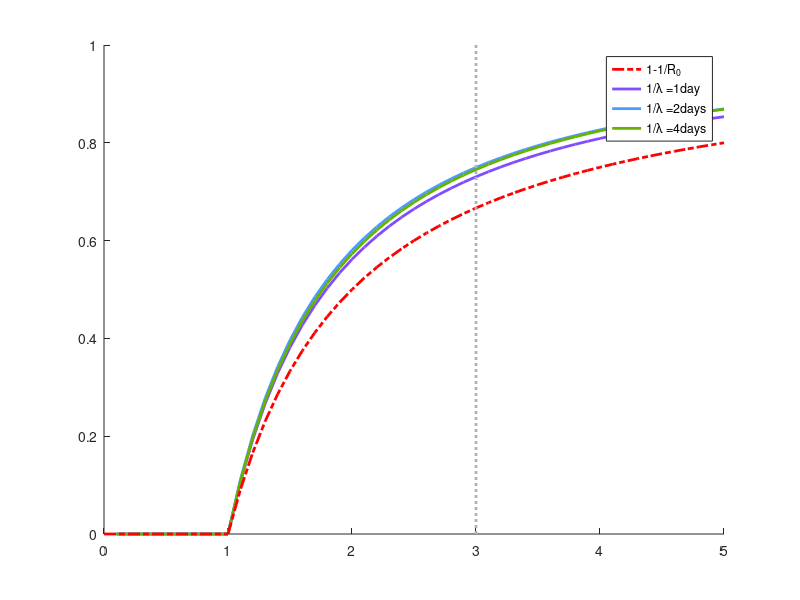

The MATLAB script that drew this image: (Note: this script raises an error after producing the figure.)
%% Interventions targeting nonsymptomatic cases can be important to prevent local outbreaks: COVID-19 as a case-study
% Code for generating Fig 2A
% Francesca Lovell-Read (francesca.lovell-read@merton.ox.ac.uk)
% Version of: Monday 14th December 2020
clear

%% SET EPIDEMIOLOGICAL PARAMETERS

% BASELINE PARAMETERS
R0_bl = 3;          % R0 (basic reproduction number)
xi = 0.2;           % Proportion of infections which are asymptomatic
gamma = 0.0924;     % Isolation rate of symptomatic hosts without intensified surveillance
epsilon = 0.1;      % Relative isolation rate of nonsymptomatic hosts
lambda = 1/2;       % Rate at which presymptomatic hosts develop symptoms
mu = 1/8;           % Recovery rate of symptomatic hosts
nu = 0.1;           % Recovery rate of asymptomatic hosts
Kp = 0.4894;        % Proportion of transmissions coming from presymptomatic hosts
Ka = 0.1064;        % Proportion of transmissions coming from asymptomatic hosts

% Calculate alpha and eta (chosen to give specified proportions of presymptomatic and asymptomatic transmissions)
alpha = (lambda/(gamma+mu))*(Kp/(1-Ka-Kp));
eta = ((1-xi)/xi)*((nu+epsilon*gamma)/(lambda+epsilon*gamma))*(Ka/Kp)*alpha;

% Set vector of R0 values to consider
R0_vec = 0.1:0.1:5; 
% Set vector of lambda values to consider
lambda_vec = [1 1/2 1/4];
% Compute corresponding nu values that maintain a constant ratio of
% presymptomatic:asymptomatic transmissions
C = Ka/Kp;
nu_vec = (1/C)*(xi/(1-xi))*(eta/alpha)*(lambda_vec+epsilon*gamma)-epsilon*gamma;

%%



%% COMPUTE OUTBREAK PROBABILITIES

% Create empty matrices for storing values
M_asymp = zeros(length(lambda_vec),length(R0_vec));
M_presymp = zeros(length(lambda_vec),length(R0_vec));
M_symp = zeros(length(lambda_vec),length(R0_vec));

for j = 1:length(lambda_vec) % Loop over lambda/nu values
    lambda = lambda_vec(j);
    nu = nu_vec(j);
    
    % The corresponding new values of Kp, Ka can be calculated with the two
    % lines below, if desired
    Kp = ((1-xi)*(alpha/(lambda+epsilon*gamma)))/(xi*eta/(nu+epsilon*gamma)+(1-xi)*(alpha/(lambda+epsilon*gamma)+(lambda/(lambda+epsilon*gamma))*(1/(gamma+mu))));
    Ka = (xi*eta/(nu+epsilon*gamma))/(xi*eta/(nu+epsilon*gamma)+(1-xi)*(alpha/(lambda+epsilon*gamma)+(lambda/(lambda+epsilon*gamma))*(1/(gamma+mu))));

    for i = 1:length(R0_vec) % Loop over R0 values
        R0 = R0_vec(i);

        % Calculate beta (chosen to give specified R0)
        g2 = gamma;         % Baseline isolation rate for symptomatic hosts
        g1 = epsilon*gamma; % Baseline isolation rate for presymptomatic hosts (scaled by epsilon)
        g2_inv = 1/g2;
        g1_sum = g1 + lambda;
        g1_sum_inv = 1/g1_sum;
        g = (1-xi)*g1_sum_inv*(alpha+lambda/(mu+g2)) + xi*eta/(nu+g1);

        beta = R0/g;
        beta2 = beta;       % Transmission coefficient from symptomatic hosts
        beta1 = alpha*beta; % Transmission coefficient from presymptomatic hosts (scaled by alpha)
        beta3 = eta*beta;   % Transmission coefficient from asymptomatic hosts (scaled by eta)
    
        % Determine minimal non-negative solution to eqns 3,4,5:

        % Define a,b,c,d   
        a = (beta1)./(g1+beta1+lambda);
        b = (lambda)./(g1+beta1+lambda);
        c = (beta2)./(g2+beta2+mu);
        d = (beta3)./(g1+beta3+nu);

        % Define polynomial coefficients    
        Z4 = d*(a-d)*xi*(d-c);
        Z3 = d*(a-d)*xi*c*(1-d) + (d-a-a*d*xi+(d^2)*(a-1+b*(1-xi)+xi))*(d-c) - b*(1-c)*(d^3)*(1-xi);
        Z2 = (d-a-a*d*xi+(d^2)*(a-1+b*(1-xi)+xi))*(c*(1-d)) + (d*(d-2*a-1)+2*a)*(d-c);
        Z1 = (d*(d-2*a-1)+2*a)*c*(1-d) -a*(1-d)^2*((d-c));
        Z0 = -a*(1-d)^2*(c*(1-d));

        % Define polynomial to solve and determine smallest non-negative root
        poly = [Z4 Z3 Z2 Z1 Z0];
        poly_roots = roots(poly);
        poly_roots = real(poly_roots(abs(imag(poly_roots))<1e-5));
        poly_roots = poly_roots(poly_roots>=0);
        q_minus = min(poly_roots);

        % If this root is in [0,1] then take it as solution; otherwise take 1. 
        if(q_minus>=0 && q_minus<1)
            z = q_minus;
            x = (1/(d*(1-xi)))*(1-d*xi*q_minus-(1-d)/q_minus);
            y = (1-c)*d*z/(d*z-c*(z-1+d));
            PMO_asymp = 1-z;
            PMO_presymp = 1-x;
            PMO_symp = 1-y;
        else 
            PMO_asymp = 0;
            PMO_presymp = 0;
            PMO_symp = 0;
        end
        
        M_asymp(j,i) = PMO_asymp;
        M_presymp(j,i) = PMO_presymp;
        M_symp(j,i) = PMO_symp;
    end

end

% Compute matrix of local outbreak probabilities starting from a single nonsymptomatic
% host (weighted average of asymptomatic and presymptomatic matrices)
M_nonsymp = xi*M_asymp+(1-xi)*M_presymp;

%% PLOTTING

figure(1); hold on; box off;

color1 = [0.5 0.3 1]; color2 = [0.3 0.6 1]; color3 = [0.4 0.7 0];
colours = [color1; color2; color3];

% For each lambda, plot computed outbreak probabilities
for j = 1:length(lambda_vec)
    myplot(j+1) = plot(R0_vec,M_nonsymp(j,:),'linewidth',2,'color',colours(j,:));
end

% Plot '1-1/R0' 
R0_vec_geq_1 = R0_vec(R0_vec>=1);
myplot(1) = plot(R0_vec_geq_1,1-1./R0_vec_geq_1,'r-.','linewidth',2);
line([0 1],[0 0],'color','r','linestyle','-.','linewidth',2)

% Plot baseline R0
line([R0_bl R0_bl],[0 1],'color',[0.7 0.7 0.7],'linestyle',':','linewidth',2)

% Legend
Legend=cell(length(lambda_vec),1);
Legend{1}='1-1/R_0';
for i=1:length(lambda_vec)
if lambda_vec(i)==1;
    Legend{i+1}=strcat('1/\lambda =',32,num2str(1/lambda_vec(i)),32,'day');
else
    Legend{i+1}=strcat('1/\lambda =',32,num2str(1/lambda_vec(i)),32,'days');
end
end
leg = legend(myplot(1:1+length(lambda_vec)),Legend);
leg.Position = [0.75 0.285 0 0]; leg.Box = 'on'; leg.FontSize = 16;

xlim([0 R0_vec(end)]); ylim([0 1]);
xlabel('Basic reproduction number (R_0)');
ylabel('Probability of a local outbreak (p)');

set(gca,'Fontsize', 16,'linewidth',1); 

